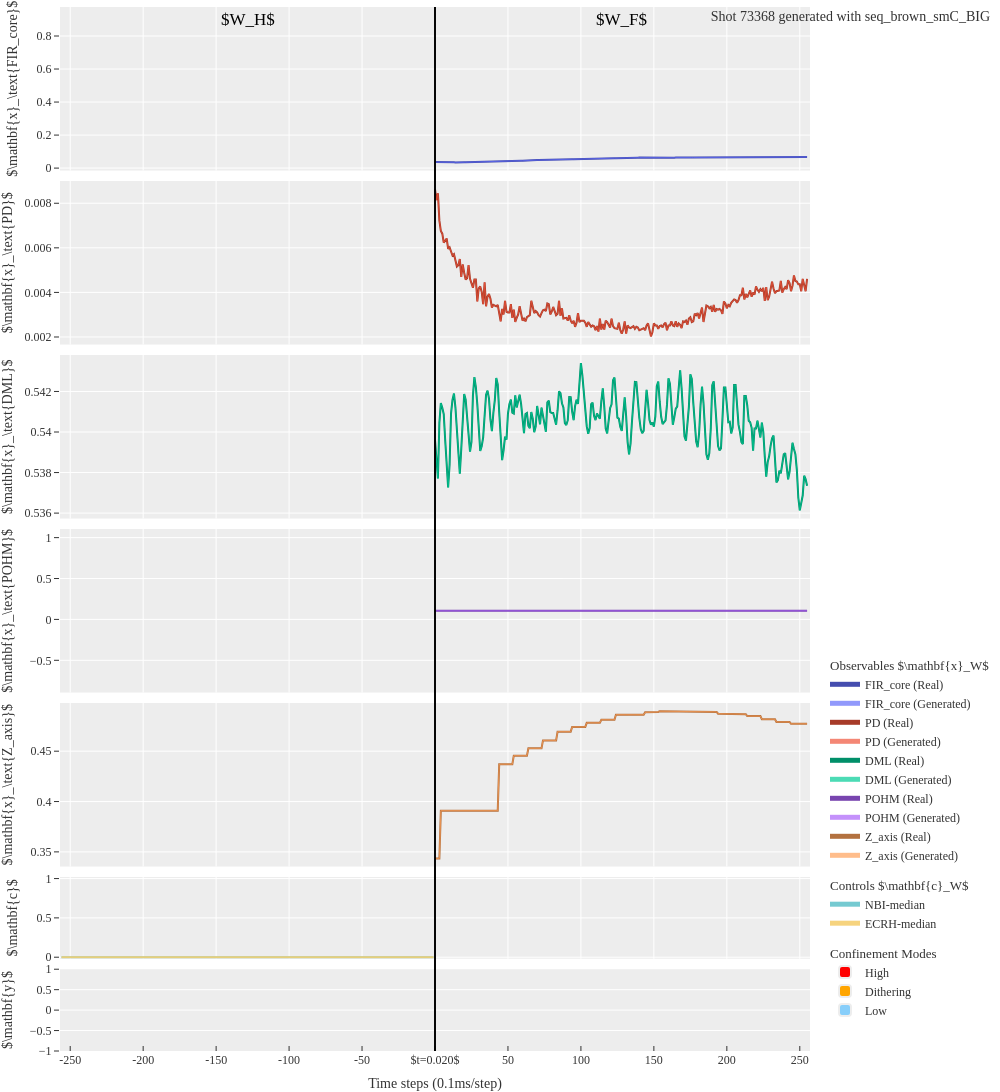

This figure's notebook cell:
### Code cell
from importlib import reload

# src.plotters.printing_plots = reload(src.plotters.printing_plots)
# fig = src.plotters.printing_plots.multi_sample_single_window_lines_plotly(**output, title=f"Shot {shot_number} generated with {selected_run.name}"
fig = src.plotters.printing_plots.multi_sample_single_window_lines_plotly(
    target_samples=torch.tensor([x]),
    generated_samples=torch.tensor([x]),
    conditioning_input={k: torch.tensor([v]) for k,v in conditioning_input.items()},
    title=f"Shot {shot_number} generated with {selected_run.name}"
)

### Figure 1 — Plotly figure (JSON) as saved in the notebook; plotly's stock layout.template omitted (floating-point values rounded to 4 significant figures; data arrays with more than 128 entries replaced by an {"elided": "..."} marker saying what was removed)
{"data": [{"legendgroup": "X", "legendgrouptitle": {"text": "Observables $\\mathbf{x}_W$"}, "line": {"color": "rgb(69.3, 77.0, 175.0)", "width": 2}, "mode": "lines", "name": "FIR_core (Real)", "opacity": 1, "type": "scatter", "x": {"elided": "256 int values"}, "xaxis": "x", "y": {"elided": "256 float values"}, "yaxis": "y"}, {"legendgroup": "X", "line": {"color": "rgb(99, 110, 250)", "dash": "solid", "width": 1}, "mode": "lines", "name": "FIR_core (Generated)", "opacity": 0.7, "showlegend": true, "type": "scatter", "x": {"elided": "256 int values"}, "xaxis": "x", "y": {"elided": "256 float values"}, "yaxis": "y"}, {"legendgroup": "X", "legendgrouptitle": {"text": "Observables $\\mathbf{x}_W$"}, "line": {"color": "rgb(167.29999999999998, 59.49999999999999, 41.3)", "width": 2}, "mode": "lines", "name": "PD (Real)", "opacity": 1, "type": "scatter", "x": {"elided": "256 int values"}, "xaxis": "x2", "y": {"elided": "256 float values"}, "yaxis": "y2"}, {"legendgroup": "X", "line": {"color": "rgb(239, 85, 59)", "dash": "solid", "width": 1}, "mode": "lines", "name": "PD (Generated)", "opacity": 0.7, "showlegend": true, "type": "scatter", "x": {"elided": "256 int values"}, "xaxis": "x2", "y": {"elided": "256 float values"}, "yaxis": "y2"}, {"legendgroup": "X", "legendgrouptitle": {"text": "Observables $\\mathbf{x}_W$"}, "line": {"color": "rgb(0.0, 142.79999999999998, 105.0)", "width": 2}, "mode": "lines", "name": "DML (Real)", "opacity": 1, "type": "scatter", "x": {"elided": "256 int values"}, "xaxis": "x3", "y": {"elided": "256 float values"}, "yaxis": "y3"}, {"legendgroup": "X", "line": {"color": "rgb(0, 204, 150)", "dash": "solid", "width": 1}, "mode": "lines", "name": "DML (Generated)", "opacity": 0.7, "showlegend": true, "type": "scatter", "x": {"elided": "256 int values"}, "xaxis": "x3", "y": {"elided": "256 float values"}, "yaxis": "y3"}, {"legendgroup": "X", "legendgrouptitle": {"text": "Observables $\\mathbf{x}_W$"}, "line": {"color": "rgb(119.69999999999999, 69.3, 175.0)", "width": 2}, "mode": "lines", "name": "POHM (Real)", "opacity": 1, "type": "scatter", "x": {"elided": "256 int values"}, "xaxis": "x4", "y": {"elided": "256 float values"}, "yaxis": "y4"}, {"legendgroup": "X", "line": {"color": "rgb(171, 99, 250)", "dash": "solid", "width": 1}, "mode": "lines", "name": "POHM (Generated)", "opacity": 0.7, "showlegend": true, "type": "scatter", "x": {"elided": "256 int values"}, "xaxis": "x4", "y": {"elided": "256 float values"}, "yaxis": "y4"}, {"legendgroup": "X", "legendgrouptitle": {"text": "Observables $\\mathbf{x}_W$"}, "line": {"color": "rgb(178.5, 112.69999999999999, 62.99999999999999)", "width": 2}, "mode": "lines", "name": "Z_axis (Real)", "opacity": 1, "type": "scatter", "x": {"elided": "256 int values"}, "xaxis": "x5", "y": {"elided": "256 float values"}, "yaxis": "y5"}, {"legendgroup": "X", "line": {"color": "rgb(255, 161, 90)", "dash": "solid", "width": 1}, "mode": "lines", "name": "Z_axis (Generated)", "opacity": 0.7, "showlegend": true, "type": "scatter", "x": {"elided": "256 int values"}, "xaxis": "x5", "y": {"elided": "256 float values"}, "yaxis": "y5"}, {"legendgroup": "(C)", "legendgrouptitle": {"text": "Controls $\\mathbf{c}_W$"}, "line": {"color": "rgb(102, 197, 204)", "width": 2}, "mode": "lines", "name": "NBI-median", "opacity": 0.9, "type": "scatter", "x": {"elided": "512 int values"}, "xaxis": "x6", "y": {"elided": "256 float values"}, "yaxis": "y6"}, {"legendgroup": "(C)", "legendgrouptitle": {"text": "Controls $\\mathbf{c}_W$"}, "line": {"color": "rgb(246, 207, 113)", "width": 2}, "mode": "lines", "name": "ECRH-median", "opacity": 0.9, "type": "scatter", "x": {"elided": "512 int values"}, "xaxis": "x6", "y": {"elided": "256 int values"}, "yaxis": "y6"}, {"legendgroup": "Modes", "legendgrouptitle": {"text": "Confinement Modes"}, "marker": {"color": "red", "opacity": 0.5}, "name": "High", "showlegend": true, "type": "bar", "x": [null], "xaxis": "x7", "y": [0], "yaxis": "y7"}, {"legendgroup": "Modes", "marker": {"color": "orange", "opacity": 0.5}, "name": "Dithering", "showlegend": true, "type": "bar", "x": [null], "xaxis": "x7", "y": [null], "yaxis": "y7"}, {"legendgroup": "Modes", "marker": {"color": "lightskyblue", "opacity": 0.5}, "name": "Low", "showlegend": true, "type": "bar", "x": [null], "xaxis": "x7", "y": [null], "yaxis": "y7"}], "layout": {"annotations": [{"align": "center", "bgcolor": "rgba(255,255,255,0.0)", "borderpad": 2, "font": {"color": "black", "size": 17}, "showarrow": false, "text": "$W_H$", "x": -128, "xref": "x", "y": 0.9, "yref": "y"}, {"align": "center", "bgcolor": "rgba(255,255,255,0.0)", "borderpad": 2, "font": {"color": "black", "size": 17}, "showarrow": false, "text": "$W_F$", "x": 128, "xref": "x", "y": 0.9, "yref": "y"}], "barcornerradius": 1, "barmode": "stack", "font": {"family": "serif", "size": 12}, "height": 1500, "hovermode": "closest", "legend": {"bgcolor": "rgba(0,0,0,0)", "font": {"size": 12}, "itemsizing": "constant", "orientation": "v", "traceorder": "grouped", "y": 0.025, "yanchor": "bottom", "yref": "paper"}, "margin": {"b": 20, "l": 10, "r": 20, "t": 0}, "shapes": [{"layer": "above", "line": {"color": "black", "dash": "solid", "width": 1}, "opacity": 0.8, "type": "line", "x0": 0, "x1": 0, "xref": "x", "y0": 0, "y1": 1, "yref": "paper"}, {"layer": "above", "line": {"color": "black", "dash": "solid", "width": 1}, "opacity": 0.8, "type": "line", "x0": 0, "x1": 0, "xref": "x2", "y0": 0, "y1": 1, "yref": "paper"}, {"layer": "above", "line": {"color": "black", "dash": "solid", "width": 1}, "opacity": 0.8, "type": "line", "x0": 0, "x1": 0, "xref": "x3", "y0": 0, "y1": 1, "yref": "paper"}, {"layer": "above", "line": {"color": "black", "dash": "solid", "width": 1}, "opacity": 0.8, "type": "line", "x0": 0, "x1": 0, "xref": "x4", "y0": 0, "y1": 1, "yref": "paper"}, {"layer": "above", "line": {"color": "black", "dash": "solid", "width": 1}, "opacity": 0.8, "type": "line", "x0": 0, "x1": 0, "xref": "x5", "y0": 0, "y1": 1, "yref": "paper"}, {"layer": "above", "line": {"color": "black", "dash": "solid", "width": 1}, "opacity": 0.8, "type": "line", "x0": 0, "x1": 0, "xref": "x6", "y0": 0, "y1": 1, "yref": "paper"}, {"layer": "above", "line": {"color": "black", "dash": "solid", "width": 1}, "opacity": 0.8, "type": "line", "x0": 0, "x1": 0, "xref": "x7", "y0": 0, "y1": 1, "yref": "paper"}], "title": {"font": {"family": "serif", "size": 14}, "text": "Shot 73368 generated with seq_brown_smC_BIG", "x": 0.99, "xanchor": "right", "y": 0.99, "yanchor": "top"}, "width": 1000, "xaxis": {"anchor": "y", "domain": [0, 1], "matches": "x7", "range": [-256, 256], "showgrid": true, "showticklabels": false, "ticks": "", "tickvals": [-500, -450, -400, -350, -300, -250, -200, -150, -100, -50, 0, 50, 100, 150, 200, 250, 300, 350, 400, 450, 500]}, "xaxis2": {"anchor": "y2", "domain": [0, 1], "matches": "x7", "range": [-256, 256], "showgrid": true, "showticklabels": false, "ticks": "", "tickvals": [-500, -450, -400, -350, -300, -250, -200, -150, -100, -50, 0, 50, 100, 150, 200, 250, 300, 350, 400, 450, 500]}, "xaxis3": {"anchor": "y3", "domain": [0, 1], "matches": "x7", "range": [-256, 256], "showgrid": true, "showticklabels": false, "ticks": "", "tickvals": [-500, -450, -400, -350, -300, -250, -200, -150, -100, -50, 0, 50, 100, 150, 200, 250, 300, 350, 400, 450, 500]}, "xaxis4": {"anchor": "y4", "domain": [0, 1], "matches": "x7", "range": [-256, 256], "showgrid": true, "showticklabels": false, "ticks": "", "tickvals": [-500, -450, -400, -350, -300, -250, -200, -150, -100, -50, 0, 50, 100, 150, 200, 250, 300, 350, 400, 450, 500]}, "xaxis5": {"anchor": "y5", "domain": [0, 1], "matches": "x7", "range": [-256, 256], "showgrid": true, "showticklabels": false, "ticks": "", "tickvals": [-500, -450, -400, -350, -300, -250, -200, -150, -100, -50, 0, 50, 100, 150, 200, 250, 300, 350, 400, 450, 500]}, "xaxis6": {"anchor": "y6", "domain": [0, 1], "matches": "x7", "range": [-256, 256], "showgrid": true, "showticklabels": false, "ticks": "", "tickvals": [-500, -450, -400, -350, -300, -250, -200, -150, -100, -50, 0, 50, 100, 150, 200, 250, 300, 350, 400, 450, 500]}, "xaxis7": {"anchor": "y7", "domain": [0, 1], "range": [-257, 257], "showgrid": false, "showticklabels": true, "ticks": "inside", "ticktext": [-500, -450, -400, -350, -300, -250, -200, -150, -100, -50, "$t=0.020$", 50, 100, 150, 200, 250, 300, 350, 400, 450, 500], "tickvals": [-500, -450, -400, -350, -300, -250, -200, -150, -100, -50, 0, 50, 100, 150, 200, 250, 300, 350, 400, 450, 500], "title": {"text": "Time steps (0.1ms/step)"}}, "yaxis": {"anchor": "x", "domain": [0.8433, 1.0], "showticklabels": true, "title": {"text": "$\\mathbf{x}_\\text{FIR_core}$"}}, "yaxis2": {"anchor": "x2", "domain": [0.6767, 0.8333], "showticklabels": true, "title": {"text": "$\\mathbf{x}_\\text{PD}$"}}, "yaxis3": {"anchor": "x3", "domain": [0.51, 0.6667], "showticklabels": true, "title": {"text": "$\\mathbf{x}_\\text{DML}$"}}, "yaxis4": {"anchor": "x4", "domain": [0.3433, 0.5], "showticklabels": true, "title": {"text": "$\\mathbf{x}_\\text{POHM}$"}}, "yaxis5": {"anchor": "x5", "domain": [0.1767, 0.3333], "showticklabels": true, "title": {"text": "$\\mathbf{x}_\\text{Z_axis}$"}}, "yaxis6": {"anchor": "x6", "domain": [0.08833, 0.1667], "range": [-0.02, 1.02], "showticklabels": true, "title": {"text": "$\\mathbf{c}$"}}, "yaxis7": {"anchor": "x7", "domain": [0, 0.07833], "showticklabels": true, "title": {"text": "$\\mathbf{y}$"}}}}
